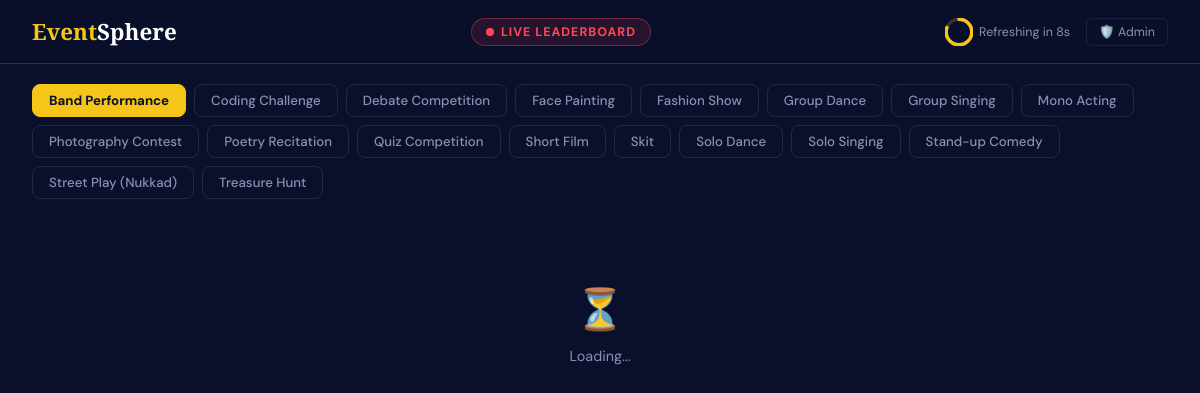
The page /leaderboard.php on the database its author committed.
### tables this page shows
CREATE TABLE `events` (
  `id` int(11) NOT NULL,
  `event_name` varchar(100) NOT NULL,
  `description` text DEFAULT NULL,
  `max_participants` int(11) DEFAULT 50,
  `created_at` timestamp NOT NULL DEFAULT current_timestamp(),
  `event_type` enum('solo','group') DEFAULT 'solo',
  `min_team_size` int(11) DEFAULT 1,
  `max_team_size` int(11) DEFAULT 1
);

### leaderboard.php (the view, shortened to what this page needs)
<?php
$conn = getConnection();
$events = [];
$res = $conn->query("SELECT id, event_name FROM events ORDER BY event_name");
while ($r = $res->fetch_assoc()) $events[] = $r;
$sel_eid = (int)($_GET['event_id'] ?? ($events[0]['id'] ?? 0));
?>
<!DOCTYPE html>
<html lang="en">
<head>
<link rel="stylesheet" href="css/style.css">
</head>
<body>
<div class="lb-topbar">
  <div class="lb-brand">Event<span>Sphere</span></div>
  <div class="live-badge">
    <span class="live-dot"></span> Live Leaderboard
  </div>
  <div style="display:flex;align-items:center;gap:16px;flex-wrap:wrap;">
    <div class="countdown">
      <svg class="countdown-ring" viewBox="0 0 24 24">
        <circle class="countdown-circle" cx="12" cy="12" r="11"/>
        <circle class="countdown-progress" id="countRing" cx="12" cy="12" r="11"/>
      </svg>
      <span id="countText">Refreshing in 10s</span>
    </div>
    <a href="login.php?role=admin" class="admin-link">🛡️ Admin</a>
  </div>
</div>
<div class="event-tabs">
  <?php foreach($events as $ev): ?>
  <a href="leaderboard.php?event_id=<?= $ev['id'] ?>"
     class="ev-tab <?= $sel_eid==$ev['id']?'active':'' ?>">
    <?= htmlspecialchars($ev['event_name']) ?>
  </a>
  <?php endforeach; ?>
</div>
<div class="lb-main">
  <div id="lb-content">
    <div class="no-scores"><div class="icon">⏳</div><p>Loading...</p></div>
  </div>
</div>
</body>
</html>

### css/style.css (style rules this page uses)
:root { --navy: #0a0f2c; --navy2: #0d1540; --blue: #1a2a6c; --gold: #f5c518; --gold2: #e6b800; --accent: #ff6b35; --white: #ffffff; --light: #f0f4ff; --muted: #8892b0; --card-bg: #111936; --border: rgba(245,197,24,0.15); --success: #00d4aa; --danger: #ff4757; --shadow: 0 8px 32px rgba(0,0,0,0.4); --radius: 12px; }
*, *::before, *::after { box-sizing: border-box; margin: 0; padding: 0; }
html { scroll-behavior: smooth; }
body { font-family: 'DM Sans', sans-serif; background: var(--navy); color: var(--white); min-height: 100vh; overflow-x: hidden; }

### leaderboard.php (style rules this page uses)
*,*::before,*::after { box-sizing:border-box }
body { overflow-x:hidden;background:var(--navy) }
.lb-topbar { display:flex;align-items:center;justify-content:space-between; padding:16px 32px; background:rgba(10,15,44,0.97); border-bottom:1px solid rgba(245,197,24,0.2); position:sticky;top:0;z-index:100; flex-wrap:wrap;gap:12px; }
.lb-brand { font-family:'Playfair Display',serif; font-size:1.4rem;font-weight:900;color:var(--gold); }
.lb-brand span { color:var(--white) }
.live-badge { display:inline-flex;align-items:center;gap:7px; background:rgba(255,71,87,0.12); border:1px solid rgba(255,71,87,0.35); color:#ff4757;border-radius:50px; padding:5px 14px;font-size:0.78rem;font-weight:700; letter-spacing:1px;text-transform:uppercase; }
.live-dot { width:8px;height:8px;background:#ff4757; border-radius:50%;animation:pulse-dot 1.2s ease infinite; }
.countdown { font-size:0.78rem;color:var(--muted); display:flex;align-items:center;gap:6px; }
.countdown-ring { width:28px;height:28px; transform:rotate(-90deg); }
.event-tabs { display:flex;gap:8px;flex-wrap:wrap; padding:20px 32px 0; }
.ev-tab { padding:7px 16px;border-radius:8px; border:1px solid rgba(255,255,255,0.1); background:transparent;color:var(--muted); font-size:0.83rem;font-weight:500; cursor:pointer;text-decoration:none; transition:all 0.15s;font-family:'DM Sans',sans-serif; white-space:nowrap; }
.ev-tab.active { background:var(--gold);color:var(--navy);border-color:var(--gold);font-weight:700; }
.lb-main { padding:24px 32px 60px; }
.no-scores { text-align:center;padding:60px 20px; color:var(--muted);font-size:0.9rem; }
.no-scores .icon { font-size:2.5rem;margin-bottom:12px; }
.admin-link { display:inline-flex;align-items:center;gap:6px; color:var(--muted);font-size:0.78rem;text-decoration:none; padding:5px 12px;border-radius:6px;border:1px solid rgba(255,255,255,0.08); transition:all 0.15s; }

### rows shown on the page
events: event_name "Band Performance"
events: event_name "Coding Challenge"
events: event_name "Debate Competition"
events: event_name "Face Painting"
events: event_name "Fashion Show"
events: event_name "Group Dance"
events: event_name "Group Singing"
events: event_name "Mono Acting"
events: event_name "Photography Contest"
events: event_name "Poetry Recitation"
events: event_name "Quiz Competition"
events: event_name "Short Film"
events: event_name "Skit"
events: event_name "Solo Dance"
events: event_name "Solo Singing"
events: event_name "Stand-up Comedy"
events: event_name "Street Play (Nukkad)"
events: event_name "Treasure Hunt"
